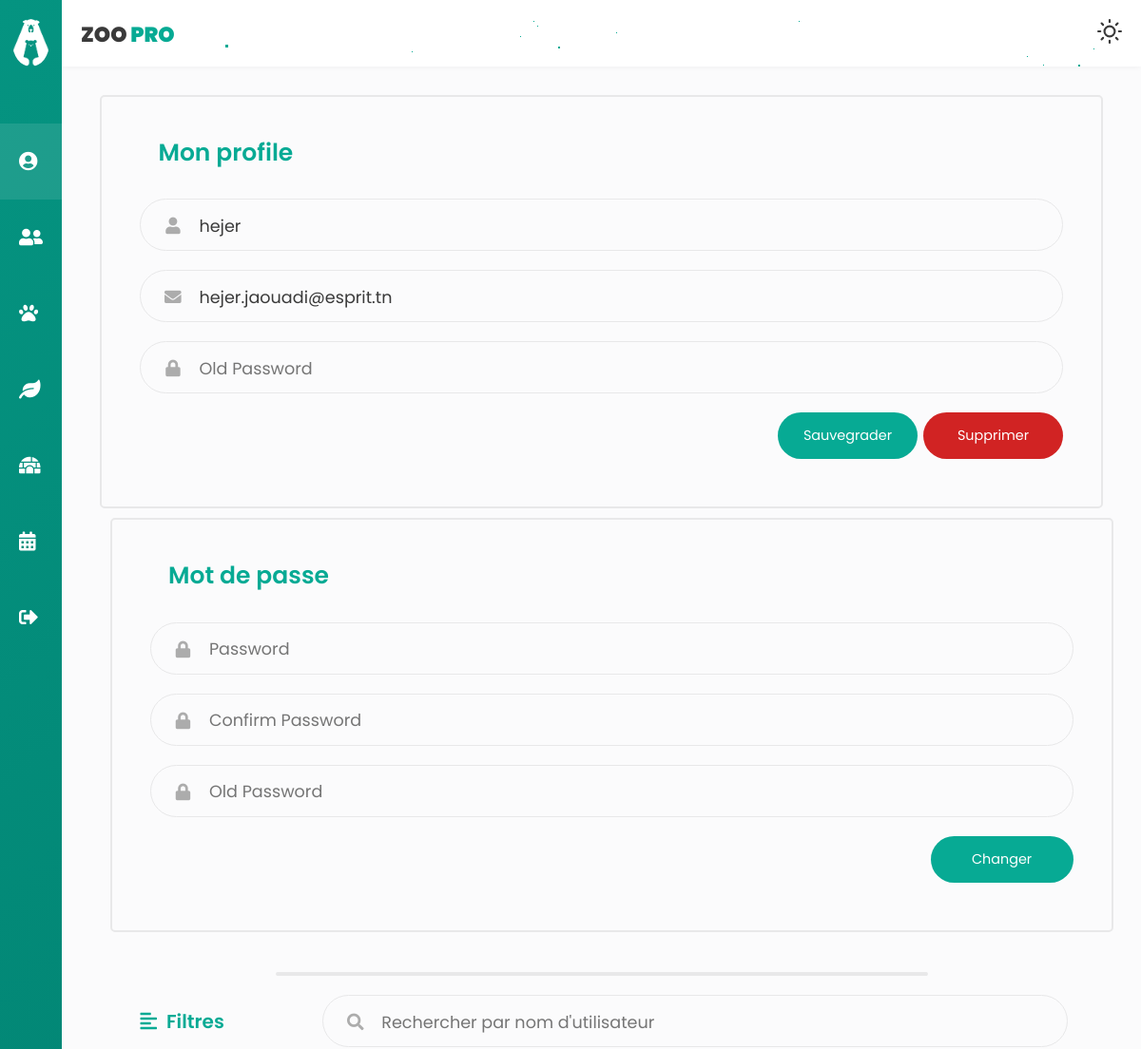
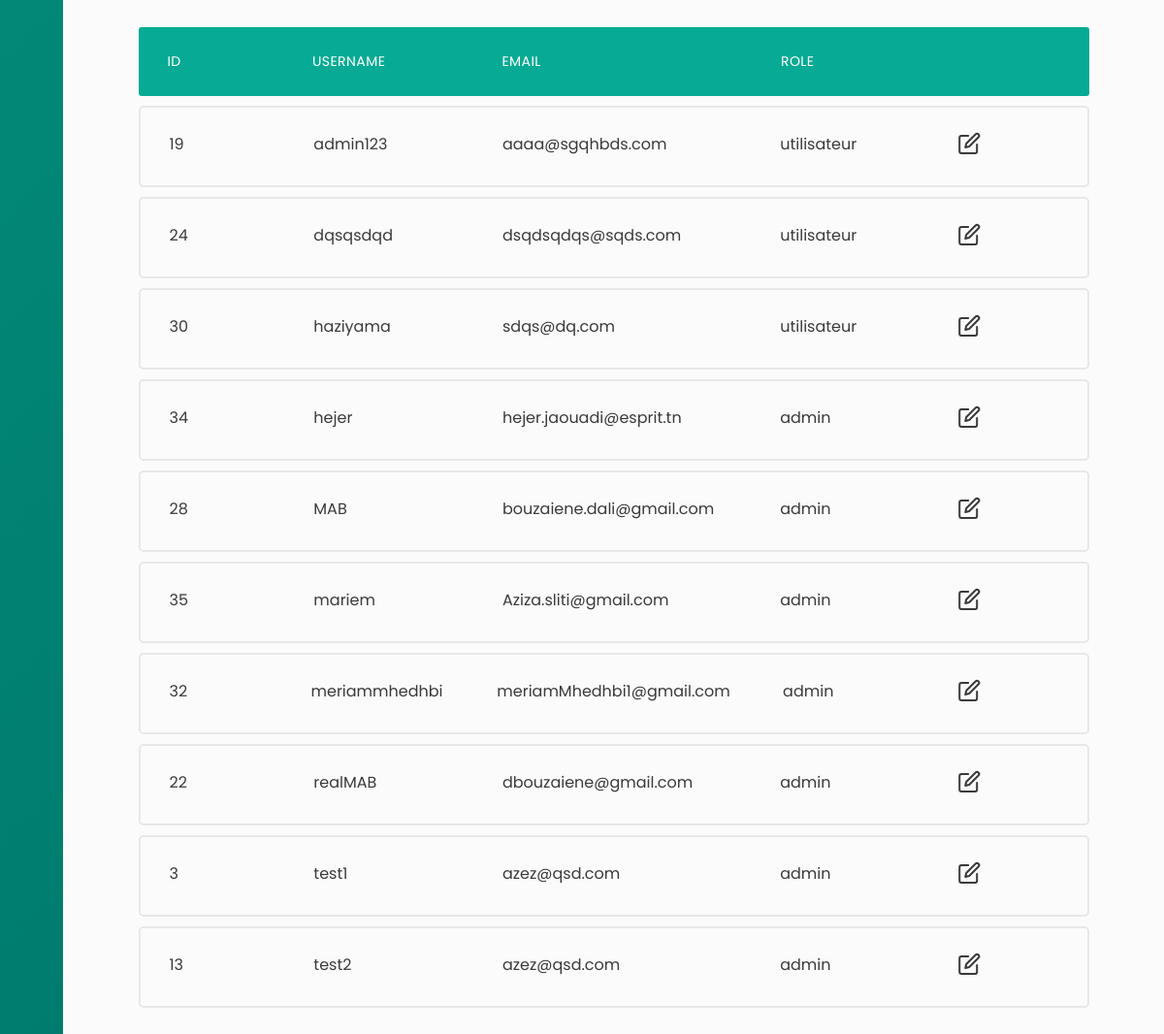
Page /users/afficherList (signed in) on the committed database (2 pictures, top to bottom).
### tables this page shows
CREATE TABLE `users` (
  `id` int(11) NOT NULL,
  `username` varchar(255) NOT NULL,
  `password` varchar(255) NOT NULL,
  `email` varchar(255) NOT NULL,
  `role_id` int(11) NOT NULL
);

CREATE TABLE `role` (
  `id` int(1) NOT NULL,
  `nom` varchar(12) NOT NULL
);

### app/libraries/Core.php (called while the page is built, shortened)
<?php
  class Core {
    protected $currentMethod = 'index';
    public function __construct(){
      $url = $this->getUrl();
      if(isset($url[0])){
      if(file_exists('../app/controllers/' . ucwords($url[0]). '.php')){
        unset($url[0]);
      }
    }
      $this->currentController = new $this->currentController;
      if(isset($url[1])){
        if(method_exists($this->currentController, $url[1])){
          $this->currentMethod = $url[1];
          unset($url[1]);
        }
      }
      $this->params = $url ? array_values($url) : [];
      call_user_func_array([$this->currentController, $this->currentMethod], $this->params);
    }
    public function getUrl(){
      if(isset($_GET['url'])){
        $url = rtrim($_GET['url'], '/');
        $url = filter_var($url, FILTER_SANITIZE_URL);
        $url = explode('/', $url);
        return $url;
      }
    }
  }

### app/require.php (called while the page is built, shortened)
<?php
    require_once 'libraries/Core.php';
    require_once 'libraries/Controller.php';
    require_once 'libraries/Database.php';
    $init = new Core();

### public/index.php (called while the page is built)
<?php
    require_once '../app/require.php';

### app/libraries/Database.php (called while the page is built, shortened)
<?php
    class Database {
        private $dbHost = DB_HOST;
        private $dbUser = DB_USER;
        private $dbPass = DB_PASS;
        private $dbName = DB_NAME;
        private $statement;
        private $dbHandler;
        public function __construct() {
            $conn = 'mysql:host=' . $this->dbHost . ';dbname=' . $this->dbName;
            $options = array(
                PDO::ATTR_PERSISTENT => true,
                PDO::ATTR_ERRMODE => PDO::ERRMODE_EXCEPTION
            );
            try {
                $this->dbHandler = new PDO($conn, $this->dbUser, $this->dbPass, $options);
            } catch (PDOException $e) {
                $this->error = $e->getMessage();
                echo $this->error;
            }
        }
        public function query($sql) {
            $this->statement = $this->dbHandler->prepare($sql);
        }
        public function bind($parameter, $value, $type = null) {
            switch (is_null($type)) {
                default:
                    $type = PDO::PARAM_STR;
            }
            $this->statement->bindValue($parameter, $value, $type);
        }
        public function execute() {
            return $this->statement->execute();
        }
        public function resultSet() {
            $this->execute();
            return $this->statement->fetchAll();
        }
    }

### app/models/User.php (called while the page is built, shortened)
<?php
class User
{
    private $db;
    public function __construct()
    {
        $this->db = new Database;
    }
    public function getUsers()
    {
        $this->db->query('select count(*) FROM users WHERE role_id = 0');
        return $this->db->resultSet();
    }
    public function getAdmins()
    {
        $this->db->query('select count(*) FROM users WHERE role_id = 1');
        return $this->db->resultSet();
    }
    public function findUserByUsername($username)
    {
        $this->db->query('SELECT * FROM users WHERE username = :username');
        $this->db->bind(':username', $username);
        $this->db->execute();
        if ($this->db->rowCount() > 0) {
            return true;
        } else {
            return false;
        }
    }
    public function afficher()
    {
        $this->db->query('SELECT u.id,u.username,u.email,role.nom FROM users u INNER JOIN role ON u.role_id = role.id');
        return $this->db->resultSet();
    }
}

### app/controllers/Users.php (the view, shortened to what this page needs)
<?php
class Users extends Controller
{
    public function __construct()
    {
        $this->userModel = $this->model('User');
    }
    public function afficherList($error = '')
    {
        $tab = $this->userModel->afficher();
        $data = [
            'tab' => '',
            'users' => '',
            'admins' => '',
            'error' => '',
            'errorUpdate' => '',
            'errorPass' => ''
        ];
        foreach ($tab as $key => $value) {
            $data['tab'] .= '<li class="table-row">
                    <div class="col col-1" data-label="ID">' . $value[0] . '</div>
                    <div class="col col-2" data-label="Username">' . $value[1] . '</div>
                    <div class="col col-3" data-label="Email">' . $value[2] . '</div>
                    <div class="col col-4" data-label="Role">' . $value[3] . '</div>
                    <div class="col col-5">
                        <div class="col-buttons">
                            <button class="tab-btn"><i data-feather="edit"></i></button>
                        </div>
                    </div>
                </li>';
        }
    }
}

### public/css/profile.css (style rules this page uses)
.col-buttons { display: -webkit-box; display: -ms-flexbox; display: flex; -webkit-box-pack: space-evenly; -ms-flex-pack: space-evenly; justify-content: space-evenly; -webkit-box-align: center; -ms-flex-align: center; align-items: center; -webkit-transform: translate(-50%, 0); transform: translate(-50%, 0); }
.responsive-table li { border-radius: 3px; padding: 25px 30px; display: -webkit-box; display: -ms-flexbox; display: flex; -webkit-box-pack: justify; -ms-flex-pack: justify; justify-content: space-between; margin-bottom: 10px; color: var(--tc); }
.responsive-table .table-row { background-color: transparent; border-radius: 5px; border: solid 2px #e8e8e9; }
.responsive-table .col-1 { -ms-flex-preferred-size: 10%; flex-basis: 10%; }
.responsive-table .col-2 { -ms-flex-preferred-size: 15%; flex-basis: 15%; }
.responsive-table .col-3 { -ms-flex-preferred-size: 25%; flex-basis: 25%; }
.responsive-table .col-4 { -ms-flex-preferred-size: 15%; flex-basis: 15%; }
.responsive-table .col-5 { -ms-flex-preferred-size: 10%; flex-basis: 10%; }
.tab-btn { cursor: pointer; background: transparent; color: var(--tc); border: 0; outline: none; }

### rows in the picture
users: id "19", username "admin123", email "aaaa@sgqhbds.com"
role: nom "utilisateur utilisateur utilisateur"
users: id "24", username "dqsqsdqd", email "dsqdsqdqs@sqds.com"
users: id "30", username "haziyama", email "sdqs@dq.com"
users: id "34", username "hejer", email "hejer.jaouadi@esprit.tn"
role: nom "admin admin admin admin admin admin admin"
users: id "28", username "MAB", email "bouzaiene.dali@gmail.com"
users: id "35", username "mariem", email "Aziza.sliti@gmail.com"
users: id "32", username "meriammhedhbi", email "meriamMhedhbi1@gmail.com"
users: id "22", username "realMAB", email "dbouzaiene@gmail.com"
users: id "3", username "test1", email "azez@qsd.com"
users: id "13", username "test2", email "azez@qsd.com"
